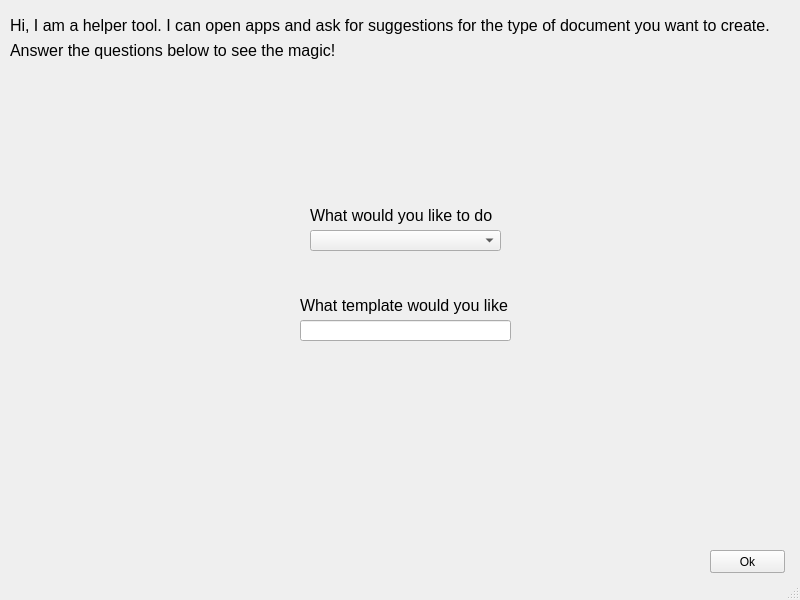
<?xml version="1.0" encoding="UTF-8"?>
<ui version="4.0">
 <class>MainWindow</class>
 <widget class="QMainWindow" name="MainWindow">
  <property name="geometry">
   <rect>
    <x>0</x>
    <y>0</y>
    <width>800</width>
    <height>600</height>
   </rect>
  </property>
  <property name="windowTitle">
   <string>App Chooser</string>
  </property>
  <widget class="QWidget" name="centralwidget">
   <widget class="QLineEdit" name="TemplateText">
    <property name="enabled">
     <bool>true</bool>
    </property>
    <property name="geometry">
     <rect>
      <x>300</x>
      <y>320</y>
      <width>211</width>
      <height>21</height>
     </rect>
    </property>
   </widget>
   <widget class="QComboBox" name="FileTypeChooser">
    <property name="geometry">
     <rect>
      <x>310</x>
      <y>230</y>
      <width>191</width>
      <height>21</height>
     </rect>
    </property>
   </widget>
   <widget class="QLabel" name="FileTypeLabel">
    <property name="geometry">
     <rect>
      <x>310</x>
      <y>200</y>
      <width>191</width>
      <height>31</height>
     </rect>
    </property>
    <property name="font">
     <font>
      <pointsize>12</pointsize>
     </font>
    </property>
    <property name="layoutDirection">
     <enum>Qt::LeftToRight</enum>
    </property>
    <property name="text">
     <string>What would you like to do</string>
    </property>
   </widget>
   <widget class="QLabel" name="label_2">
    <property name="geometry">
     <rect>
      <x>10</x>
      <y>10</y>
      <width>781</width>
      <height>31</height>
     </rect>
    </property>
    <property name="font">
     <font>
      <pointsize>12</pointsize>
     </font>
    </property>
    <property name="text">
     <string>Hi, I am a helper tool. I can open apps and ask for suggestions for the type of document you want to create.</string>
    </property>
   </widget>
   <widget class="QLabel" name="TemplateLabel">
    <property name="enabled">
     <bool>true</bool>
    </property>
    <property name="geometry">
     <rect>
      <x>300</x>
      <y>290</y>
      <width>221</width>
      <height>31</height>
     </rect>
    </property>
    <property name="font">
     <font>
      <pointsize>12</pointsize>
     </font>
    </property>
    <property name="text">
     <string>What template would you like</string>
    </property>
   </widget>
   <widget class="QLabel" name="label_4">
    <property name="geometry">
     <rect>
      <x>10</x>
      <y>40</y>
      <width>341</width>
      <height>21</height>
     </rect>
    </property>
    <property name="font">
     <font>
      <pointsize>12</pointsize>
     </font>
    </property>
    <property name="text">
     <string>Answer the questions below to see the magic!</string>
    </property>
   </widget>
   <widget class="QPushButton" name="DONE">
    <property name="enabled">
     <bool>true</bool>
    </property>
    <property name="geometry">
     <rect>
      <x>710</x>
      <y>550</y>
      <width>75</width>
      <height>23</height>
     </rect>
    </property>
    <property name="text">
     <string>Done</string>
    </property>
   </widget>
   <widget class="QPushButton" name="OK">
    <property name="geometry">
     <rect>
      <x>710</x>
      <y>550</y>
      <width>75</width>
      <height>23</height>
     </rect>
    </property>
    <property name="text">
     <string>Ok</string>
    </property>
   </widget>
  </widget>
  <widget class="QStatusBar" name="statusbar"/>
 </widget>
 <resources/>
 <connections/>
</ui>
